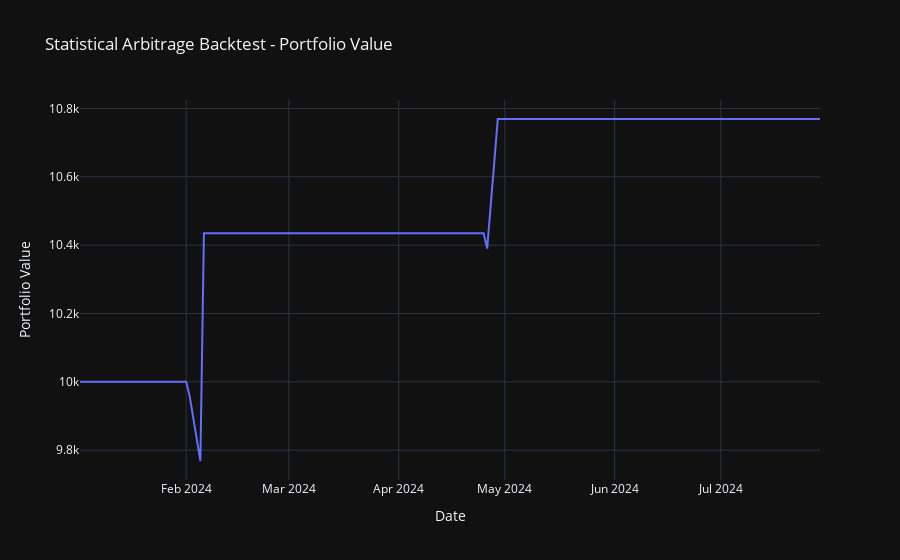
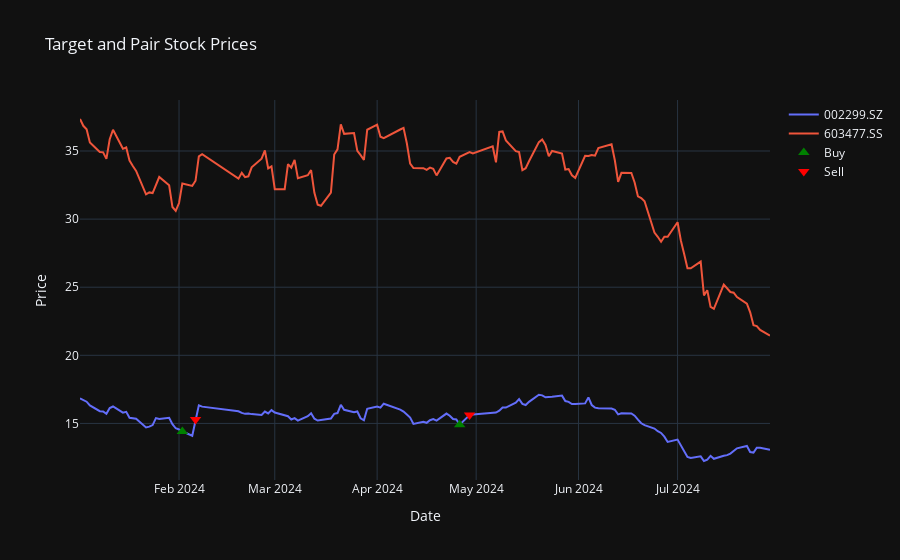
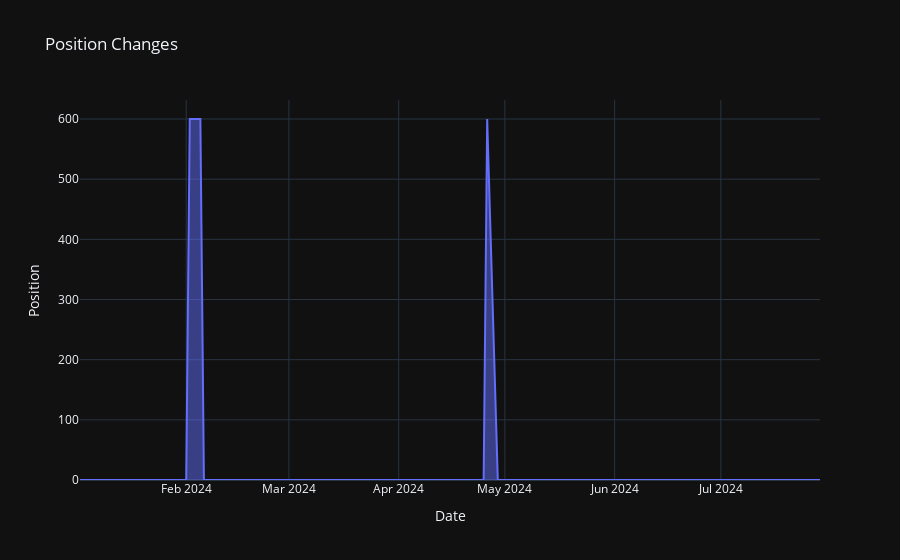
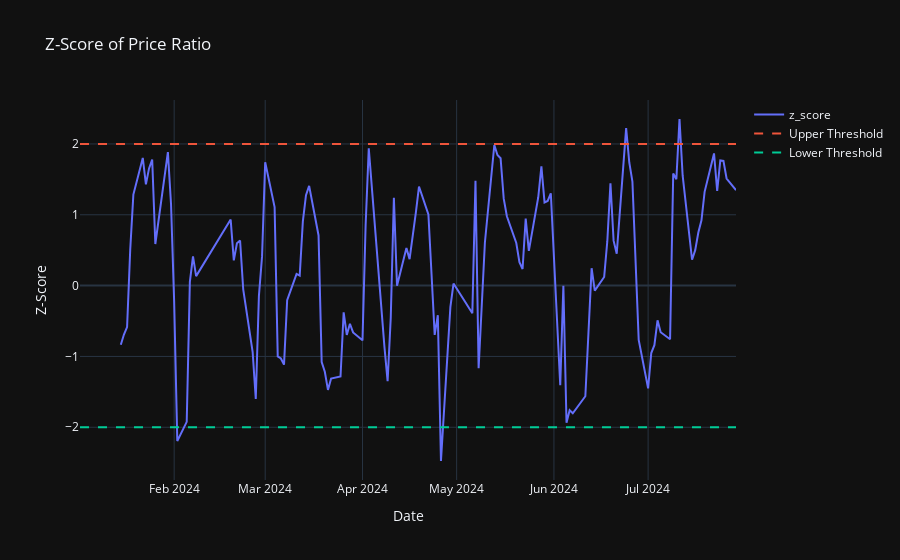

Here is the notebook cell these charts were saved with, in order:
### Code cell
# 从Excel文件读取数据
df = pd.read_excel('Stocks.xlsx', sheet_name='Target-Pair')
df = df.astype(str)

# 转换为字典
stock_pairs = {row['Stock Symbol']: row['Potential Pair'].replace("'","").split(', ') for _, row in df.iterrows()}

for target_stock, potential_pairs in stock_pairs.items():
    print(f"Processing {target_stock}...")
    # 获取目标股票和潜在配对股票的数据
    all_stocks = [target_stock] + potential_pairs
    stock_data = get_stock_data(all_stocks, start_date, end_date)
    # 数据清洗，去除缺失值
    stock_data = stock_data.dropna()
    cointegration_threshold = 0.05
    pair_stock = pair_selection(stock_data, target_stock, cointegration_threshold)
    while len(pair_stock) == 0 and cointegration_threshold <= 0.5:
        cointegration_threshold += 0.05
        pair_stock = pair_selection(stock_data, target_stock, cointegration_threshold)
    if pair_stock == []:
        print(f"Cannot Find Pair Stock For {target_stock}!")
        continue
    
    print(f"Cointegration Threshold Used: {cointegration_threshold}")    
    window, threshold = find_best_params(stock_data, target_stock, pair_stock, initial_capital, transaction_cost, stop_loss, take_profit, max_position)
    buy_signal, sell_signal, close_signal = generate_trading_signals(stock_data[target_stock], stock_data[pair_stock], window, threshold)
    # 回测策略并获取结果
    portfolio_values, positions, buy_dates, sell_dates = backtest(stock_data[target_stock], buy_signal, sell_signal, close_signal, initial_capital, transaction_cost, stop_loss, take_profit, max_position)
    # 可视化
    visualization(stock_data, target_stock, pair_stock, buy_dates, sell_dates, portfolio_values, positions, window, threshold)

### Figure 1 — Plotly figure (JSON) as saved in the notebook; plotly's stock layout.template omitted (floating-point values rounded to 4 significant figures; data arrays with more than 128 entries replaced by an {"elided": "..."} marker saying what was removed)
{"data": [{"mode": "lines", "name": "Portfolio Value", "type": "scatter", "x": {"elided": "138 str values"}, "y": {"elided": "138 float values"}}], "layout": {"title": {"text": "Statistical Arbitrage Backtest - Portfolio Value"}, "xaxis": {"title": {"text": "Date"}}, "yaxis": {"title": {"text": "Portfolio Value"}}}}

### Figure 2 — Plotly figure (JSON) as saved in the notebook; plotly's stock layout.template omitted (floating-point values rounded to 4 significant figures; data arrays with more than 128 entries replaced by an {"elided": "..."} marker saying what was removed)
{"data": [{"mode": "lines", "name": "002299.SZ", "type": "scatter", "x": {"elided": "138 str values"}, "y": {"elided": "138 float values"}}, {"mode": "lines", "name": "603477.SS", "type": "scatter", "x": {"elided": "138 str values"}, "y": {"elided": "138 float values"}}, {"marker": {"color": "green", "size": 10, "symbol": "triangle-up"}, "mode": "markers", "name": "Buy", "type": "scatter", "x": ["2024-02-02T00:00:00", "2024-04-26T00:00:00"], "y": [14.41, 14.9]}, {"marker": {"color": "red", "size": 10, "symbol": "triangle-down"}, "mode": "markers", "name": "Sell", "type": "scatter", "x": ["2024-02-06T00:00:00", "2024-04-29T00:00:00"], "y": [15.28, 15.61]}], "layout": {"title": {"text": "Target and Pair Stock Prices"}, "xaxis": {"title": {"text": "Date"}}, "yaxis": {"title": {"text": "Price"}}}}

### Figure 3 — Plotly figure (JSON) as saved in the notebook; plotly's stock layout.template omitted (floating-point values rounded to 4 significant figures; data arrays with more than 128 entries replaced by an {"elided": "..."} marker saying what was removed)
{"data": [{"fillpattern": {"shape": ""}, "hovertemplate": "Date=%{x}<br>Position=%{y}<extra></extra>", "legendgroup": "", "line": {"color": "#636efa"}, "marker": {"symbol": "circle"}, "mode": "lines", "name": "", "orientation": "v", "showlegend": false, "stackgroup": "1", "type": "scatter", "x": {"elided": "138 str values"}, "xaxis": "x", "y": {"elided": "138 int values"}, "yaxis": "y"}], "layout": {"legend": {"tracegroupgap": 0}, "title": {"text": "Position Changes"}, "xaxis": {"anchor": "y", "domain": [0, 1], "title": {"text": "Date"}}, "yaxis": {"anchor": "x", "domain": [0, 1], "title": {"text": "Position"}}}}

### Figure 4 — Plotly figure (JSON) as saved in the notebook; plotly's stock layout.template omitted (floating-point values rounded to 4 significant figures; data arrays with more than 128 entries replaced by an {"elided": "..."} marker saying what was removed)
{"data": [{"mode": "lines", "name": "z_score", "type": "scatter", "x": {"elided": "138 str values"}, "y": {"elided": "138 float values"}}, {"line": {"dash": "dash"}, "mode": "lines", "name": "Upper Threshold", "type": "scatter", "x": {"elided": "138 str values"}, "y": {"elided": "138 int values"}}, {"line": {"dash": "dash"}, "mode": "lines", "name": "Lower Threshold", "type": "scatter", "x": {"elided": "138 str values"}, "y": {"elided": "138 int values"}}], "layout": {"title": {"text": "Z-Score of Price Ratio"}, "xaxis": {"title": {"text": "Date"}}, "yaxis": {"title": {"text": "Z-Score"}}}}
